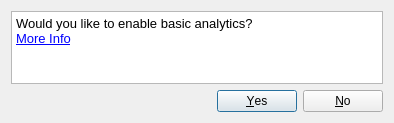
<?xml version="1.0" encoding="UTF-8"?>
<ui version="4.0">
 <class>AnalyticsDialog</class>
 <widget class="QDialog" name="AnalyticsDialog">
  <property name="geometry">
   <rect>
    <x>0</x>
    <y>0</y>
    <width>394</width>
    <height>123</height>
   </rect>
  </property>
  <property name="windowTitle">
   <string>Dialog</string>
  </property>
  <layout class="QVBoxLayout" name="verticalLayout">
   <item>
    <widget class="QTextBrowser" name="textBrowser">
     <property name="html">
      <string>&lt;!DOCTYPE HTML PUBLIC &quot;-//W3C//DTD HTML 4.0//EN&quot; &quot;http://www.w3.org/TR/REC-html40/strict.dtd&quot;&gt;
&lt;html&gt;&lt;head&gt;&lt;meta name=&quot;qrichtext&quot; content=&quot;1&quot; /&gt;&lt;style type=&quot;text/css&quot;&gt;
p, li { white-space: pre-wrap; }
&lt;/style&gt;&lt;/head&gt;&lt;body style=&quot; font-family:'Sans Serif'; font-size:9pt; font-weight:400; font-style:normal;&quot;&gt;
&lt;p style=&quot; margin-top:0px; margin-bottom:0px; margin-left:0px; margin-right:0px; -qt-block-indent:0; text-indent:0px;&quot;&gt;&lt;span style=&quot; font-family:'Noto Sans CJK JP'; font-size:10pt;&quot;&gt;Would you like to enable basic analytics?&lt;/span&gt;&lt;/p&gt;
&lt;p style=&quot; margin-top:0px; margin-bottom:0px; margin-left:0px; margin-right:0px; -qt-block-indent:0; text-indent:0px;&quot;&gt;&lt;a href=&quot;https://github.com/joonatoona/OpenMineMods/blob/master/ExampleAnalytics.md&quot;&gt;&lt;span style=&quot; font-family:'Noto Sans CJK JP'; font-size:10pt; text-decoration: underline; color:#0000ff;&quot;&gt;More Info&lt;/span&gt;&lt;/a&gt;&lt;/p&gt;&lt;/body&gt;&lt;/html&gt;</string>
     </property>
     <property name="openExternalLinks">
      <bool>true</bool>
     </property>
     <property name="openLinks">
      <bool>true</bool>
     </property>
    </widget>
   </item>
   <item>
    <widget class="QDialogButtonBox" name="buttonBox">
     <property name="orientation">
      <enum>Qt::Horizontal</enum>
     </property>
     <property name="standardButtons">
      <set>QDialogButtonBox::No|QDialogButtonBox::Yes</set>
     </property>
     <property name="centerButtons">
      <bool>false</bool>
     </property>
    </widget>
   </item>
  </layout>
 </widget>
 <resources/>
 <connections>
  <connection>
   <sender>buttonBox</sender>
   <signal>accepted()</signal>
   <receiver>AnalyticsDialog</receiver>
   <slot>accept()</slot>
   <hints>
    <hint type="sourcelabel">
     <x>248</x>
     <y>254</y>
    </hint>
    <hint type="destinationlabel">
     <x>157</x>
     <y>274</y>
    </hint>
   </hints>
  </connection>
  <connection>
   <sender>buttonBox</sender>
   <signal>rejected()</signal>
   <receiver>AnalyticsDialog</receiver>
   <slot>reject()</slot>
   <hints>
    <hint type="sourcelabel">
     <x>316</x>
     <y>260</y>
    </hint>
    <hint type="destinationlabel">
     <x>286</x>
     <y>274</y>
    </hint>
   </hints>
  </connection>
 </connections>
</ui>
